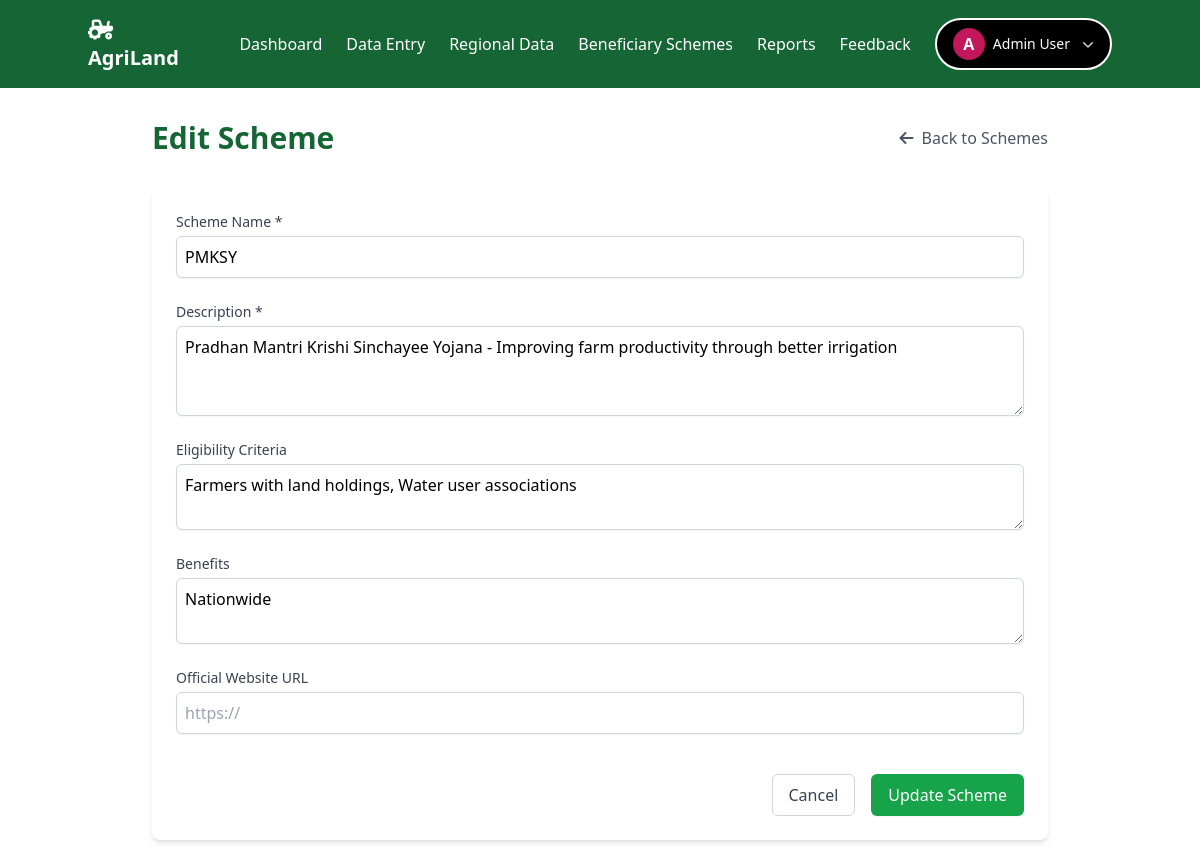
The app's page /edit_scheme.php?id=1 (signed in) with its own data.
### tables this page shows
CREATE TABLE beneficiary_schemes (
    scheme_id INT AUTO_INCREMENT PRIMARY KEY,
    scheme_name VARCHAR(100) NOT NULL,
    description TEXT,
    eligibility_criteria TEXT,
    benefits TEXT,
    official_link VARCHAR(255)
);

### edit_scheme.php (the view, shortened to what this page needs)
<?php
require_once 'includes/auth.php';
$scheme_id = intval($_GET['id']);
$query = "SELECT * FROM beneficiary_schemes WHERE scheme_id = ?";
$stmt = mysqli_prepare($conn, $query);
mysqli_stmt_bind_param($stmt, 'i', $scheme_id);
mysqli_stmt_execute($stmt);
$result = mysqli_stmt_get_result($stmt);
$scheme = mysqli_fetch_assoc($result);
?>
<?php include 'header.php'; ?>
<main class="flex-1 p-8">
    <div class="max-w-4xl mx-auto">
        <div class="flex justify-between items-center mb-8">
            <h1 class="text-3xl font-bold text-green-800">Edit Scheme</h1>
            <a href="schemes.php" class="text-gray-600 hover:text-gray-800">
                <i class="fas fa-arrow-left mr-1"></i> Back to Schemes
            </a>
        </div>
        <div class="bg-white rounded-lg shadow-md p-6">
            <form method="POST">
                <div class="space-y-6">
                    <div>
                        <label for="scheme_name" class="block text-sm font-medium text-gray-700">Scheme Name *</label>
                        <input type="text" id="scheme_name" name="scheme_name" required
                            value="<?php echo htmlspecialchars($scheme['scheme_name']); ?>"
                            class="mt-1 block w-full rounded-md border-gray-300 shadow-sm focus:border-green-500 focus:ring focus:ring-green-200 p-2 border">
                    </div>
                    <div>
                        <label for="description" class="block text-sm font-medium text-gray-700">Description *</label>
                        <textarea id="description" name="description" rows="3" required
                            class="mt-1 block w-full rounded-md border-gray-300 shadow-sm focus:border-green-500 focus:ring focus:ring-green-200 p-2 border"><?php echo htmlspecialchars($scheme['description']); ?></textarea>
                    </div>
                    <div>
                        <label for="eligibility" class="block text-sm font-medium text-gray-700">Eligibility Criteria</label>
                        <textarea id="eligibility" name="eligibility" rows="2"
                            class="mt-1 block w-full rounded-md border-gray-300 shadow-sm focus:border-green-500 focus:ring focus:ring-green-200 p-2 border"><?php echo htmlspecialchars($scheme['eligibility_criteria']); ?></textarea>
                    </div>
                    <div>
                        <label for="benefits" class="block text-sm font-medium text-gray-700">Benefits</label>
                        <textarea id="benefits" name="benefits" rows="2"
                            class="mt-1 block w-full rounded-md border-gray-300 shadow-sm focus:border-green-500 focus:ring focus:ring-green-200 p-2 border"><?php echo htmlspecialchars($scheme['benefits']); ?></textarea>
                    </div>
                    <div>
                        <label for="official_link" class="block text-sm font-medium text-gray-700">Official Website URL</label>
                        <input type="url" id="official_link" name="official_link"
                            value="<?php echo htmlspecialchars($scheme['official_link']); ?>"
                            class="mt-1 block w-full rounded-md border-gray-300 shadow-sm focus:border-green-500 focus:ring focus:ring-green-200 p-2 border"
                            placeholder="https://">
                    </div>
                    <div class="flex justify-end space-x-4 pt-4">
                        <a href="schemes.php" class="px-4 py-2 border border-gray-300 rounded-md text-gray-700 hover:bg-gray-50">
                            Cancel
                        </a>
                        <button type="submit" class="px-4 py-2 border border-transparent rounded-md shadow-sm text-white bg-green-600 hover:bg-green-700 focus:outline-none focus:ring-2 focus:ring-offset-2 focus:ring-green-500">
                            Update Scheme
                        </button>
                    </div>
                </div>
            </form>
        </div>
    </div>
</main>
</body>
</html>

### records on screen
beneficiary_schemes: scheme_name "PMKSY", description "Pradhan Mantri Krishi Sinchayee Yojana - Improving farm productivity through better irrigation", eligibility "Farmers with land holdings, Water user associations", benefits "Nationwide"

### other values on screen
$initial "A"
$username "Admin User"
